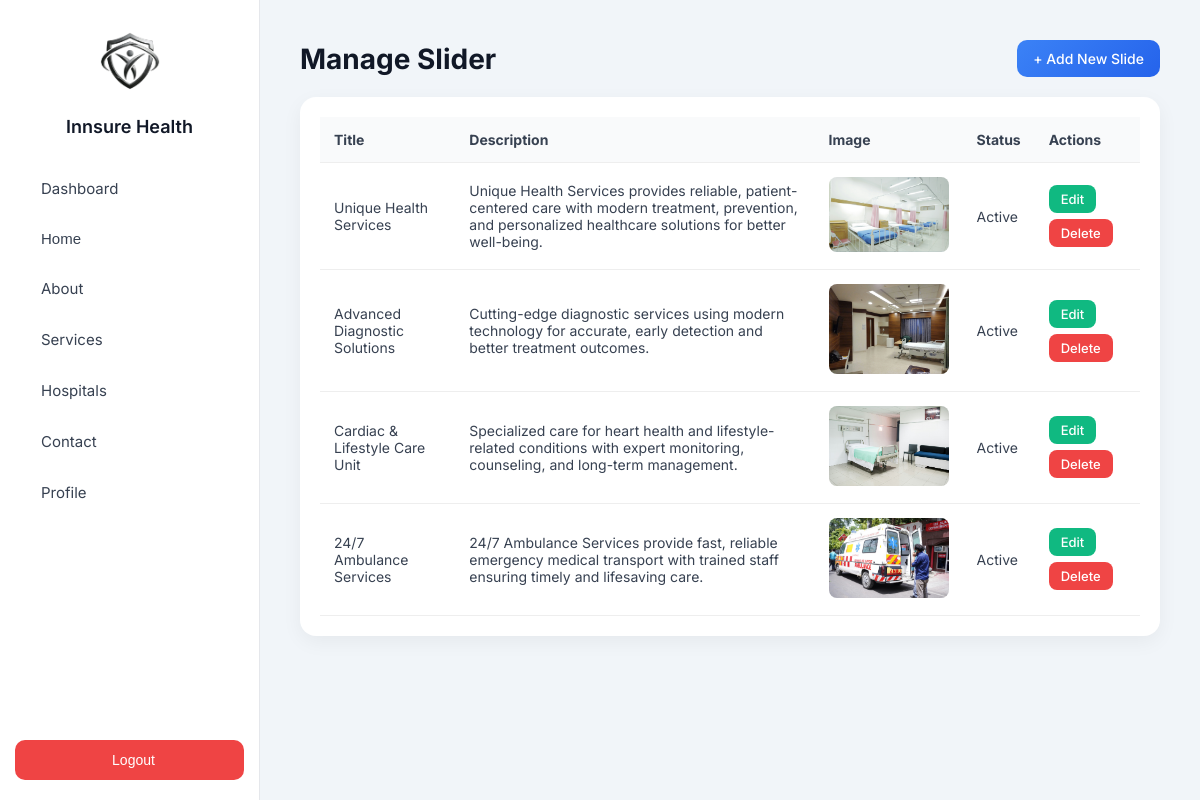
/manage-slider/ (signed in), run on the app's committed database.
### core/models.py (models this page shows, shortened)
class Slider(models.Model):
    title = models.CharField(max_length=200)
    description = models.TextField(blank=True, null=True)  # <-- added description
    image = models.ImageField(upload_to='slider_images/')
    status = models.CharField(
        max_length=20,
        choices=[('Active','Active'),('Inactive','Inactive')],
        default='Active'
    )
    created_at = models.DateTimeField(auto_now_add=True)

### core/views.py (the view)
# urls.py: path('manage-slider/', views.manage_slider, name='manage_slider'),
@login_required
def manage_slider(request):
    slides = Slider.objects.all()
    return render(request, 'manage_slider.html', {'slides': slides})

### core/templates/manage_slider.html (shortened to what this page needs)
{% extends 'sidebar.html' %}
{% block content %}
<div>
    <div class="page-header">
        <h2>Manage Slider</h2>
        <a href="{% url 'add_slider' %}" class="btn">+ Add New Slide</a>
    </div>
    <div class="table-card">
        <table>
            <thead>
                <tr>
                    <th>Title</th>
                    <th>Description</th>
                    <th>Image</th>
                    <th>Status</th>
                    <th>Actions</th>
                </tr>
            </thead>
            <tbody>
                {% for slide in slides %}
                <tr>
                    <td data-label="Title">{{ slide.title }}</td>
                    <td data-label="Description">
                        {{ slide.description|default:"-" }}
                    </td>
                    <td data-label="Image">
                        <img src="{{ slide.image.url }}" alt="{{ slide.title }}" style="width:120px; border-radius:8px;">
                    </td>
                    <td data-label="Status">{{ slide.status }}</td>
                    <td data-label="Actions">
                        <div class="actions">
                            <a href="{% url 'edit_slider' slide.id %}" class="action-btn edit-btn">
                                Edit
                            </a>
                            <a href="{% url 'delete_slider' slide.id %}" class="action-btn delete-btn"
                               onclick="return confirm('Are you sure?')">
                                Delete
                            </a>
                        </div>
                    </td>
                </tr>
                {% empty %}
                <tr>
                    <td colspan="5" style="text-align:center; padding:20px;">
                        No slides found
                    </td>
                </tr>
                {% endfor %}
            </tbody>
        </table>
    </div>
</div>
{% endblock %}

### core/templates/sidebar.html (shortened to what this page needs)
{% load static %}
<!DOCTYPE html>
<html lang="en">
<head>
</head>
<body>
    <div class="sidebar">
        <div>
            <div class="sidebar-header">
                <img src="{% static 'img/logo.png' %}" alt="Logo">
                <h2>Innsure Health</h2>
            </div>
            <div class="menu">
                <a href="{% url 'dashboard' %}"
                    class="{% if request.resolver_match.url_name == 'dashboard' %}active{% endif %}">
                    <div class="left">
                        <span>Dashboard</span>
                    </div>
                </a>
                <button class="dropdown-btn" onclick="toggleDropdown()">
                    <div class="left">
                        <span>Home</span>
                    </div>
                </button>
                <a href="{% url 'manage_about' %}"
                    class="{% if request.resolver_match.url_name == 'manage_about' %}active{% endif %}">
                    <div class="left">
                        <span>About</span>
                    </div>
                </a>
                <a href="{% url 'manage_services' %}"
                    class="{% if request.resolver_match.url_name == 'manage_services' %}active{% endif %}">
                    <div class="left">
                        <span>Services</span>
                    </div>
                </a>
                <a href="{% url 'manage_hospitals' %}"
                    class="{% if request.resolver_match.url_name == 'manage_hospitals' %}active{% endif %}">
                    <div class="left">
                        <span>Hospitals</span>
                    </div>
                </a>
                <a href="{% url 'manage_contacts' %}"
                    class="{% if request.resolver_match.url_name == 'manage_contacts' %}active{% endif %}">
                    <div class="left">
                        <span>Contact</span>
                    </div>
                </a>
                <a href="{% url 'profile' %}"
                    class="{% if request.resolver_match.url_name == 'profile' %}active{% endif %}">
                    <div class="left">
                        <span>Profile</span>
                    </div>
                </a>
            </div>
        </div>
        <form method="POST" action="{% url 'logout' %}">
            <button type="submit" class="logout-btn">
                <span>Logout</span>
            </button>
        </form>
    </div>
    <div class="main-content">
        {% block content %}{% endblock %}
    </div>
</body>
</html>

### core/templates/sidebar.html (style rules this page uses)
* { margin: 0; padding: 0; box-sizing: border-box; }
body { font-family: 'Inter', sans-serif; display: flex; background: #f1f5f9; color: #1f2933; }
.sidebar { width: 260px; height: 100vh; position: fixed; background: #ffffff; border-right: 1px solid #e5e7eb; display: flex; flex-direction: column; justify-content: space-between; padding: 20px 15px; overflow-y: auto; }
.sidebar-header { text-align: center; margin-bottom: 30px; }
.sidebar-header img { width: 150px; margin-bottom: 10px; }
.sidebar-header h2 { font-size: 18px; font-weight: 600; color: #111827; }
.menu { display: flex; flex-direction: column; gap: 8px; }
.menu a, .dropdown-btn { display: flex; align-items: center; justify-content: space-between; gap: 12px; width: 100%; padding: 12px 14px; border: none; background: transparent; text-decoration: none; color: #374151; border-radius: 10px; font-size: 15px; cursor: pointer; transition: all 0.25s ease; }
.menu a .left, .dropdown-btn .left { display: flex; align-items: center; gap: 12px; }
.logout-btn { width: 100%; padding: 12px; border: none; border-radius: 10px; background: #ef4444; color: white; font-size: 14px; cursor: pointer; transition: 0.3s; display: flex; align-items: center; justify-content: center; gap: 8px; }
.main-content { margin-left: 260px; padding: 40px; width: 100%; }

### core/templates/manage_slider.html (style rules this page uses)
.page-header { display: flex; justify-content: space-between; align-items: center; flex-wrap: wrap; margin-bottom: 20px; }
.page-header h2 { font-size: 28px; font-weight: 700; color: #111827; }
.btn { background: linear-gradient(135deg,#3b82f6,#2563eb); color: #fff; padding: 10px 16px; border-radius: 10px; text-decoration: none; font-size: 14px; font-weight: 500; transition: 0.3s; }
.table-card { background: #fff; padding: 20px; border-radius: 16px; box-shadow: 0 6px 20px rgba(0,0,0,0.05); overflow-x: auto; }
table { width: 100%; border-collapse: collapse; }
thead { background: #f9fafb; }
th, td { padding: 14px; text-align: left; font-size: 14px; color: #374151; }
tr { border-bottom: 1px solid #eee; }
.actions { display: flex; gap: 6px; flex-wrap: wrap; }
.actions a { text-decoration: none; color: #fff; }
.action-btn { padding: 6px 12px; border-radius: 8px; font-size: 13px; font-weight: 500; border: none; cursor: pointer; transition: all 0.3s ease; display: inline-block; }
.edit-btn { background: #10b981; }
.delete-btn { background: #ef4444; }

### data on the page
Slider: title "Unique Health Services", description "Unique Health Services provides reliable, patient-centered care with modern treatment, prevention, and personalized healthcare solutions for better well-being.", image (picture), status "Active"
Slider: title "Advanced Diagnostic Solutions", description "Cutting-edge diagnostic services using modern technology for accurate, early detection and better treatment outcomes.", image (picture), status "Active"
Slider: title "Cardiac & Lifestyle Care Unit", description "Specialized care for heart health and lifestyle-related conditions with expert monitoring, counseling, and long-term management.", image (picture), status "Active"
Slider: title "24/7 Ambulance Services", description "24/7 Ambulance Services provide fast, reliable emergency medical transport with trained staff ensuring timely and lifesaving care.", image (picture), status "Active"
